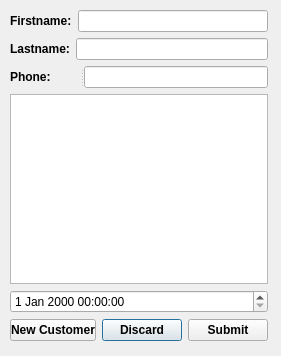
<?xml version="1.0" encoding="UTF-8"?>
<ui version="4.0">
 <class>pullman_new_pickup</class>
 <widget class="QDialog" name="pullman_new_pickup">
  <property name="geometry">
   <rect>
    <x>0</x>
    <y>0</y>
    <width>281</width>
    <height>356</height>
   </rect>
  </property>
  <property name="windowTitle">
   <string>Dialog</string>
  </property>
  <widget class="QWidget" name="layoutWidget">
   <property name="geometry">
    <rect>
     <x>10</x>
     <y>10</y>
     <width>258</width>
     <height>331</height>
    </rect>
   </property>
   <layout class="QGridLayout" name="gridLayout">
    <item row="2" column="0" colspan="3">
     <widget class="QSplitter" name="splitter">
      <property name="orientation">
       <enum>Qt::Horizontal</enum>
      </property>
      <widget class="QLabel" name="label_3">
       <property name="font">
        <font>
         <weight>75</weight>
         <bold>true</bold>
        </font>
       </property>
       <property name="text">
        <string>Phone:</string>
       </property>
      </widget>
      <widget class="QLineEdit" name="lineEdit_3"/>
     </widget>
    </item>
    <item row="3" column="0" colspan="3">
     <widget class="QTableWidget" name="tableWidget"/>
    </item>
    <item row="0" column="0" colspan="3">
     <layout class="QHBoxLayout" name="horizontalLayout">
      <item>
       <widget class="QLabel" name="label">
        <property name="font">
         <font>
          <weight>75</weight>
          <bold>true</bold>
         </font>
        </property>
        <property name="text">
         <string>Firstname:</string>
        </property>
       </widget>
      </item>
      <item>
       <widget class="QLineEdit" name="lineEdit"/>
      </item>
     </layout>
    </item>
    <item row="4" column="0" colspan="3">
     <widget class="QDateTimeEdit" name="dateTimeEdit"/>
    </item>
    <item row="5" column="1">
     <widget class="QPushButton" name="pushButton_2">
      <property name="font">
       <font>
        <weight>75</weight>
        <bold>true</bold>
       </font>
      </property>
      <property name="text">
       <string>Discard</string>
      </property>
     </widget>
    </item>
    <item row="5" column="2">
     <widget class="QPushButton" name="pushButton_3">
      <property name="font">
       <font>
        <weight>75</weight>
        <bold>true</bold>
       </font>
      </property>
      <property name="text">
       <string>Submit</string>
      </property>
     </widget>
    </item>
    <item row="1" column="0" colspan="3">
     <layout class="QFormLayout" name="formLayout">
      <item row="0" column="0">
       <widget class="QLabel" name="label_2">
        <property name="font">
         <font>
          <weight>75</weight>
          <bold>true</bold>
         </font>
        </property>
        <property name="text">
         <string>Lastname:</string>
        </property>
       </widget>
      </item>
      <item row="0" column="1">
       <widget class="QLineEdit" name="lineEdit_2"/>
      </item>
     </layout>
    </item>
    <item row="5" column="0">
     <widget class="QPushButton" name="pushButton">
      <property name="font">
       <font>
        <weight>75</weight>
        <bold>true</bold>
       </font>
      </property>
      <property name="text">
       <string>New Customer</string>
      </property>
     </widget>
    </item>
   </layout>
  </widget>
 </widget>
 <resources/>
 <connections>
  <connection>
   <sender>pushButton_2</sender>
   <signal>clicked()</signal>
   <receiver>pullman_new_pickup</receiver>
   <slot>close()</slot>
   <hints>
    <hint type="sourcelabel">
     <x>144</x>
     <y>328</y>
    </hint>
    <hint type="destinationlabel">
     <x>140</x>
     <y>177</y>
    </hint>
   </hints>
  </connection>
 </connections>
</ui>
